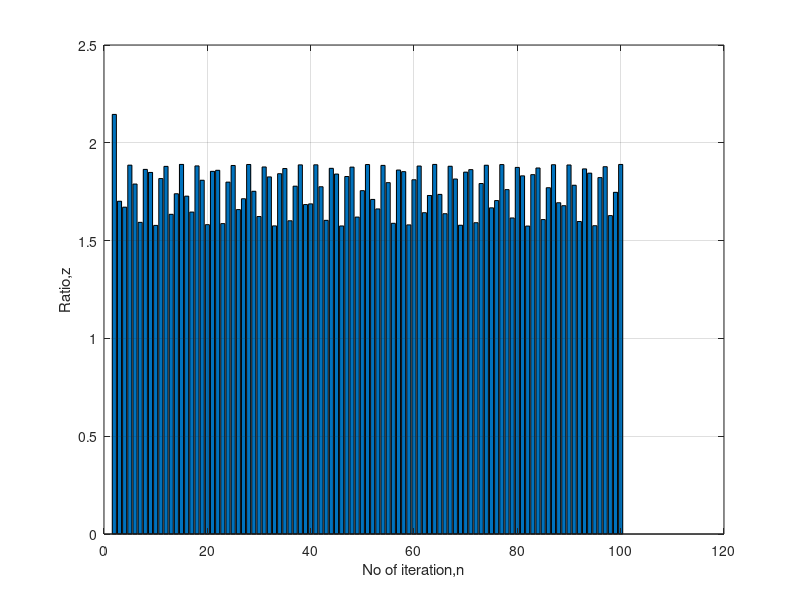

Reproduce this figure in MATLAB.
clear all; close all; clc;
A = randn(2,2)
x1 = randn(2,1)
N = 100;
x = [];
z = [];
x(:,1) = x1;
for i=2:N
    x(:,i) = A*x(:,i-1)./norm(A*x(:,i-1));
    z(:,i) = norm(x(:,i)-x(:,i-1));
end
t=1:N;
bar(t,z)
grid;
xlabel('No of iteration,n')
ylabel('Ratio,z')
e=eig(A) %this gives eigen values of a matrix
[V,D]=eig(A) % V gives right eigen vectors and D gives diagonal matrix corresponding to A
